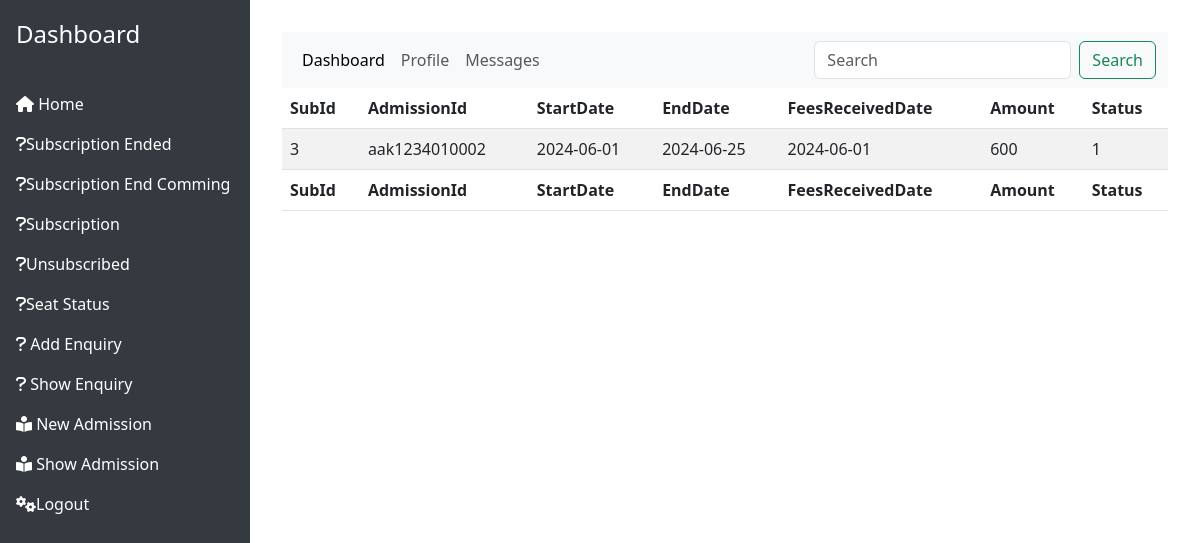
/view_subscribe_profile.php?admission_id=aak1234010002 (signed in), run on the app's committed database.
### tables this page shows
CREATE TABLE `subscriber` (
  `subid` int(11) NOT NULL,
  `admission_id` varchar(40) DEFAULT NULL,
  `startdate` date NOT NULL,
  `enddate` date NOT NULL,
  `feereceiveddate` date NOT NULL,
  `amount` varchar(40) NOT NULL,
  `status` varchar(30) NOT NULL,
  `seat` varchar(50) NOT NULL
);

### dao.php (called while the page is built, shortened)
<?php
$servername = "localhost";
$username = "root";
$password = "";
$dbname = "erplib";
$conn = mysqli_connect($servername, $username, $password, $dbname);
function fetchAll($result)
{
    $rows = array();
    while ($row = mysqli_fetch_assoc($result)) {
        $rows[] = $row;
    }
    return $rows;
}
function selectByCondition($table, $condition)
{
    global $conn;
    $sql = "select * from $table where $condition";
    $result = mysqli_query($conn, $sql);
    return $rows = fetchAll($result);
}
?>

### view_subscribe_profile.php (the view, shortened to what this page needs)
<?php
if (isset($_SESSION['user'])) {
    ?>
    <?php
    require_once ("header.php");
    require_once ("dao.php");
    ?>
    <div class="table-responsive">
        <table class="table table-striped table-hover">
            <thead>
                <tr>
                    <th>SubId</th>
                    <th>AdmissionId</th>
                    <th>StartDate</th>
                    <th>EndDate</th>
                    <th>FeesReceivedDate</th>
                    <th>Amount</th>
                    <th>Status</th>
                </tr>
            </thead>
            <tbody>
                <?php
                $admission_id = $_GET['admission_id'];
                $rows = selectByCondition("subscriber", "admission_id = '$admission_id'");
                for ($i = 0; $i < count($rows); $i++) {
                    ?>
                    <tr>
                        <td><?php echo $rows[$i]['subid']; ?></td>
                        <td><?php echo $rows[$i]['admission_id']; ?></td>
                        <td><?php echo $rows[$i]['startdate']; ?></td>
                        <td><?php echo $rows[$i]['enddate']; ?></td>
                        <td><?php echo $rows[$i]['feereceiveddate']; ?></td>
                        <td><?php echo $rows[$i]['amount']; ?></td>
                        <td><?php echo $rows[$i]['status']; ?></td>
                    </tr>
                    <?php
                }
                ?>
            </tbody>
            <tfoot>
                <tr>
                    <th>SubId</th>
                    <th>AdmissionId</th>
                    <th>StartDate</th>
                    <th>EndDate</th>
                    <th>FeesReceivedDate</th>
                    <th>Amount</th>
                    <th>Status</th>
                </tr>
            </tfoot>
        </table>
    </div>
    <?php require_once ("footer.php"); ?>
<?php
} else {
    header('location:login.php?error=please login in first');
}
?>

### data on the page
subscriber: subid "3", admission "aak1234010002", startdate "2024-06-01", enddate "2024-06-25", feereceiveddate "2024-06-01", amount "600", status "1"
